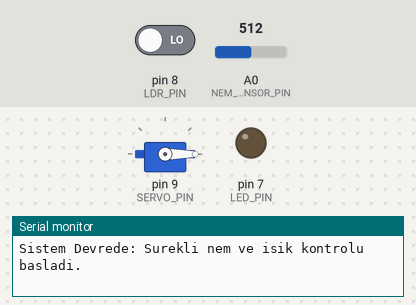
The sketch below on a simulated Arduino Uno, built with avr-gcc and run on an emulated ATmega328P. Parts: servo, output pins drawn as LEDs (lit = HIGH), the last lines printed to the serial monitor. Inputs (shaded band) come from the test bench; at power-on: A0 (NEM_SENSOR_PIN) = 512, pin 8 (LDR_PIN) LOW.

Above: at 1.2 s.
1.3 s: A0 (NEM_SENSOR_PIN) set to 594
2.8 s: A0 (NEM_SENSOR_PIN) set to 617
At 3.6 s:
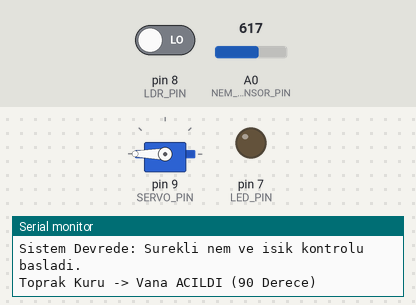
4.3 s: pin 8 (LDR_PIN) driven HIGH
At 4.8 s:
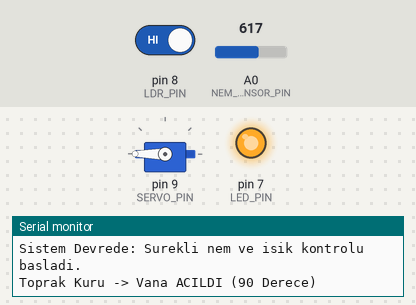
5.8 s: A0 (NEM_SENSOR_PIN) set to 590
At 7.0 s:
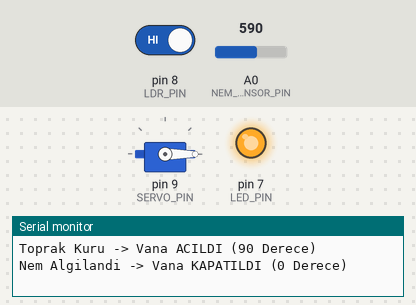
7.3 s: A0 (NEM_SENSOR_PIN) set to 610
At 8.5 s:
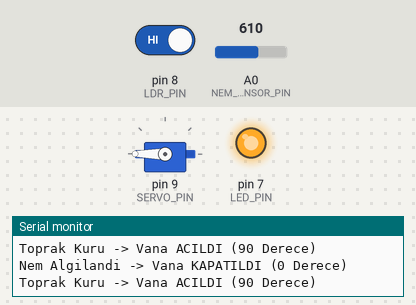
8.8 s: A0 (NEM_SENSOR_PIN) set to 511
At 9.7 s:
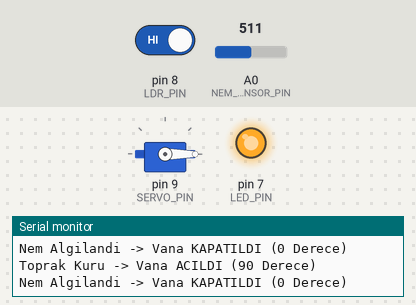
Timing chart, 0 to 11.3 s (numbered marks = the images above; inputs shaded):
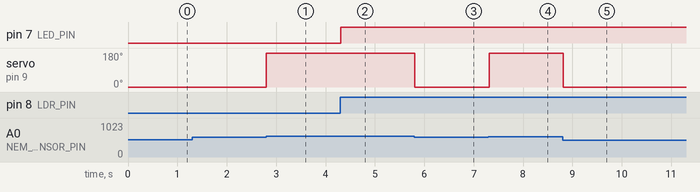

Measured:
- the behaviour switches between 600 and 601 on A0 (NEM_SENSOR_PIN) (found by bisection; images 0 and 1)
- after the input at 1.3 s, every drawn part: stays the same
- after the input at 2.8 s, servo on pin 9 (SERVO_PIN): 0° → 180° at once
- after the input at 4.3 s, pin 7 (LED_PIN): LOW → HIGH at once
- after the input at 5.8 s, servo on pin 9 (SERVO_PIN): 180° → 0° at once
- after the input at 7.3 s, servo on pin 9 (SERVO_PIN): 0° → 180° at once
- after the input at 8.8 s, servo on pin 9 (SERVO_PIN): 180° → 0° at once

The sketch:

main_project.ino
```cpp
/*
 * Proje: Otomatik Sulama (Sürekli Geri Beslemeli) ve LDR Kontrolü
 * Bileşenler: HW-103 (Nem), LDR Modülü, SG90, LED
 * * MANTIK:
 * 1. SULAMA: Nem sensörü sürekli okunur. Toprak kuru olduğu sürece vana AÇIK (90°) kalır.
 * Nem algılandığı anda vana KAPALI (0°) pozisyonuna döner.
 * 2. AYDINLATMA: Ortamda ışık varsa LED söner, yoksa yanar (Sulama durumundan bağımsız).
 */

#include <Servo.h>

// --- Pin Atamaları ---
const int NEM_SENSOR_PIN = A0;  // Analog Nem Girişi
const int LDR_PIN = 8;          // Dijital Işık Girişi
const int SERVO_PIN = 9;        // Servo Sinyal
const int LED_PIN = 7;          // Aydınlatma LED'i

// --- Kalibrasyon Değerleri ---
// Nem sensörü havada (kuru) iken genelde 1023'e yakın, suda 300-400 civarıdır.
// 600 değeri, toprağın "kurumaya başladığı" eşik noktasıdır.
const int KURULUK_ESIK_DEGERI = 600;

// --- Servo Açıları ---
const int POZISYON_KAPALI_X = 0;   // Vana kapalı (Başlangıç)
const int POZISYON_ACIK_Y = 180;    // Vana açık (Sulama)

Servo sulamaServosu;

void setup() {
  Serial.begin(9600);

  pinMode(LDR_PIN, INPUT);
  pinMode(LED_PIN, OUTPUT);

  sulamaServosu.attach(SERVO_PIN);
  sulamaServosu.write(POZISYON_KAPALI_X); // Başlangıçta sistemi kapalı tut.

  Serial.println("Sistem Devrede: Surekli nem ve isik kontrolu basladi.");
}

void loop() {
  // --- A. Sensör Verilerini Oku ---
  int nemDegeri = analogRead(NEM_SENSOR_PIN);
  int isikDurumu = digitalRead(LDR_PIN);

  // --- B. Işık ve LED Kontrolü (Bağımsız Döngü) ---
  // LDR Modül mantığı: Genellikle ışık varken 0 (LOW), yokken 1 (HIGH) verir.
  if (isikDurumu == HIGH) {
    // Işık YOK -> LED YANSIN
    digitalWrite(LED_PIN, HIGH);
  } else {
    // Işık VAR -> LED SÖNSÜN
    digitalWrite(LED_PIN, LOW);
  }

  // --- C. Nem ve Motor Kontrolü (Sürekli Geri Besleme) ---
  // Eşik değerinin üzeri "KURU" anlamına gelir.

  if (nemDegeri > KURULUK_ESIK_DEGERI) {
    // DURUM: Toprak Kuru (Nem Yok)
    // Eylem: Motor Y pozisyonuna (90 derece) gelsin ve orada kalsın.

    // Servo zaten 90'da değilse hareket ettir (Gereksiz titremeyi önler)
    if (sulamaServosu.read() != POZISYON_ACIK_Y) {
      sulamaServosu.write(POZISYON_ACIK_Y);
      Serial.println("Toprak Kuru -> Vana ACILDI (90 Derece)");
    }

  } else {
    // DURUM: Toprak Islak (Nem Var)
    // Eylem: Motor X pozisyonuna (0 derece) dönsün.

    if (sulamaServosu.read() != POZISYON_KAPALI_X) {
      sulamaServosu.write(POZISYON_KAPALI_X);
      Serial.println("Nem Algilandi -> Vana KAPATILDI (0 Derece)");
    }
  }

  // Çok hızlı döngüyü engellemek ve ADC kararlılığı için kısa bekleme
  delay(100);
}
```
